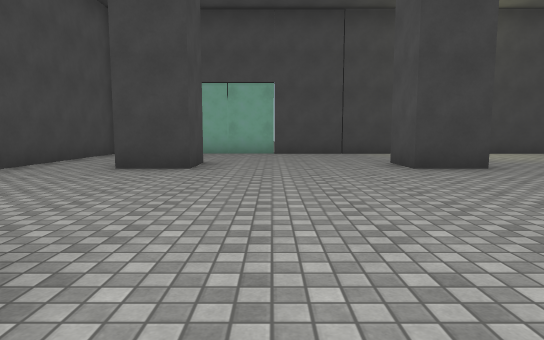
View 1 (above)

14 first-person views from a walk through a scene from a Unity 3-D project. The camera is 1.2 m above the floor, tilts 6° down and sees 75° across. The floor is counted in squares, 2 m on a side. Each view is taken from the middle of a square. On the plan, view 1 faces up. The plan holds only what a view shows up to about 10 squares ahead; the rest is blank. The place goes on beyond the plan. The player is left out. Surface patterns are stand-ins for the level's own textures.

View 2
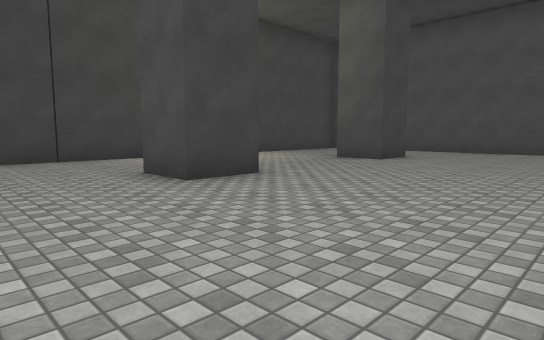

View 3
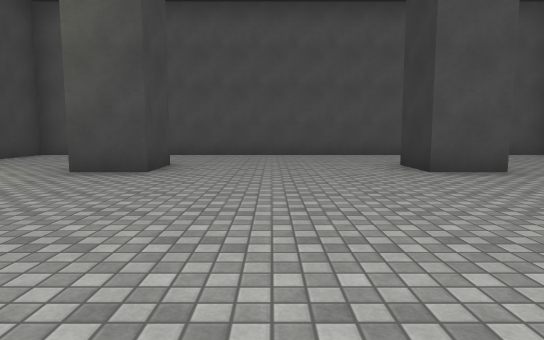

View 4
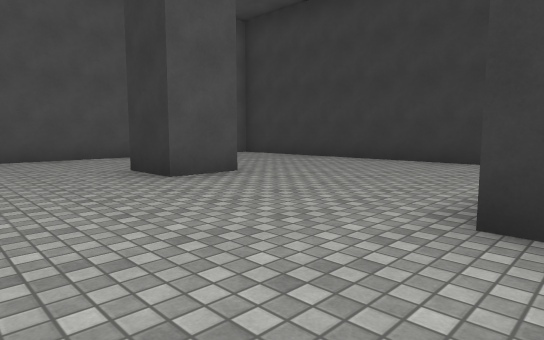

View 5
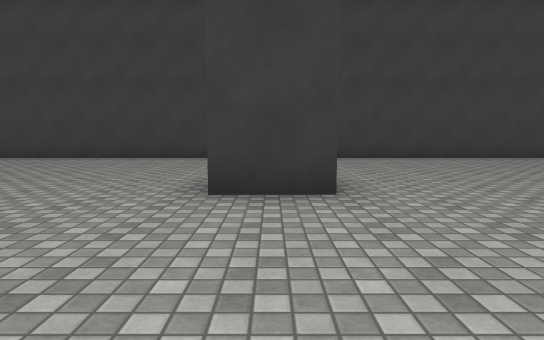

View 6
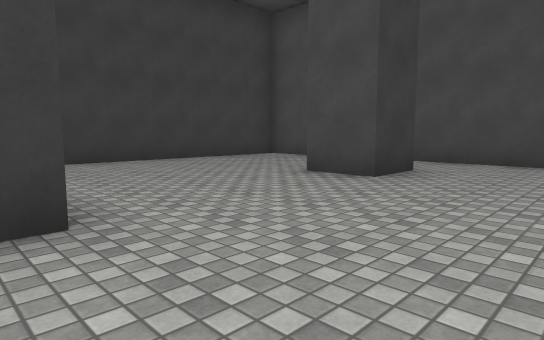

View 7
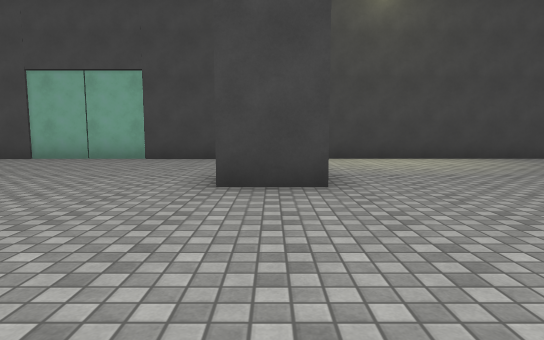

View 8
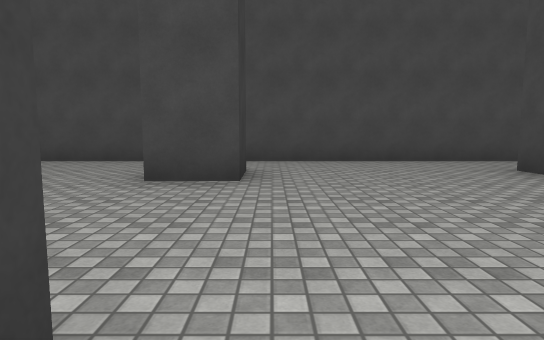

View 9
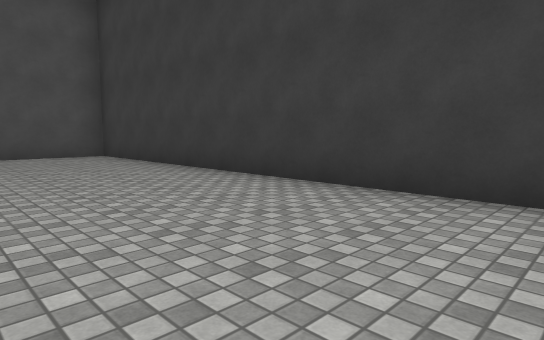

View 10
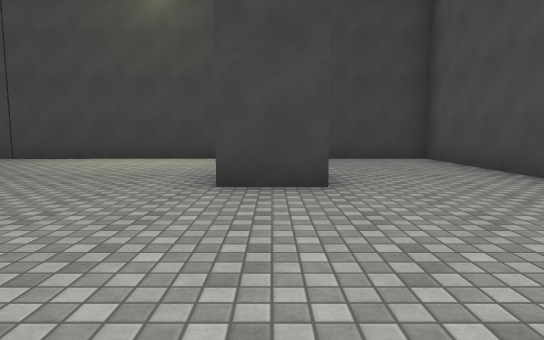

View 11
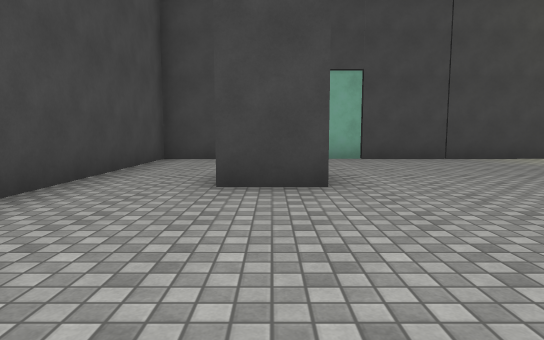

View 12
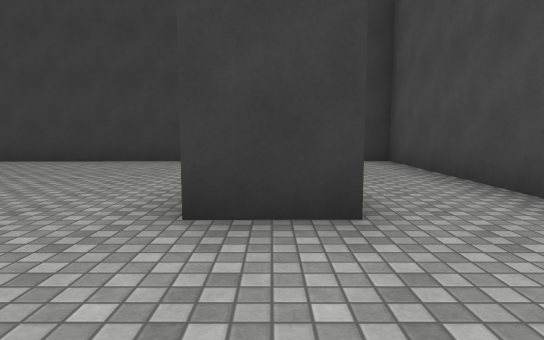

View 13
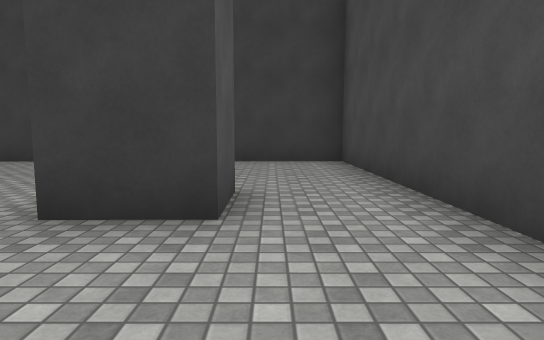

View 14
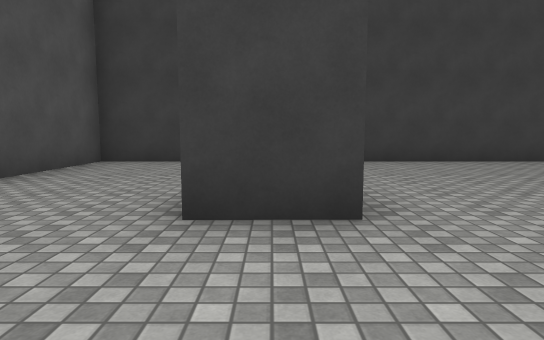

### Floor plan
Points are (right, up) in squares from view 1. A wall is a line through its corners. A room is listed if a view was taken in it or the views show most of it. See-through windows are left out.
Room 1 (views 1, 2, 3, 4, 5, 6, 7, 8, 9, 10, 11, 12, 13, 14)
walls: (2.3, 1.6) (3.7, 1.6); (3.7, 5.9) (2.4, 5.9) (2.4, 7.2); (7.4, 0.4) (7.4, 1.6) (8.7, 1.6); (8.7, 5.9) (7.4, 5.9) (7.3, 7.1); (-1.4, 7.2) (-1.4, 5.9) (-2.7, 5.9); (-2.6, 0.3) (-2.6, 1.6) (-1.4, 1.6) (-1.4, 0.3); (11.6, -3.4) (11.6, 10.2) (-4.5, 10.2) (-4.5, -3.5) (11.6, -3.4)

Where each view was taken, in squares from view 1:
view 1: 0 up, 0 right, facing up
view 2: 2 up, 0 right, facing up-right
view 3: 4 up, 2 right, facing right
view 4: 4 up, 3 right, facing down-right
view 5: 5 up, 3 right, facing down
view 6: 4 up, 3 right, facing down-left
view 7: 2 up, 3 right, facing up
view 8: 2 up, 3 right, facing left
view 9: 0 up, 2 right, facing down-right
view 10: 2 up, 8 right, facing up
view 11: 2 up, 2 left, facing up
view 12: 4 up, 2 left, facing down
view 13: 4 up, 3 left, facing down
view 14: 4 up, 8 right, facing down
